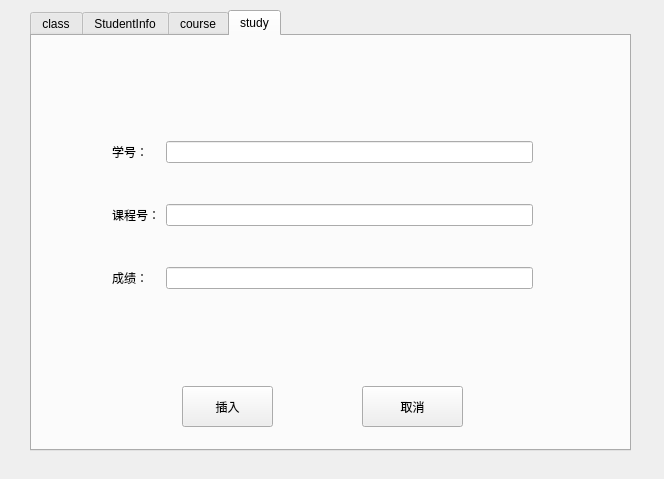
<?xml version="1.0" encoding="UTF-8"?>
<ui version="4.0">
 <class>insertDialog</class>
 <widget class="QDialog" name="insertDialog">
  <property name="geometry">
   <rect>
    <x>0</x>
    <y>0</y>
    <width>664</width>
    <height>479</height>
   </rect>
  </property>
  <property name="windowTitle">
   <string>插入</string>
  </property>
  <property name="windowIcon">
   <iconset resource="recourse.qrc">
    <normaloff>:/new/prefix1/insert.png</normaloff>:/new/prefix1/insert.png</iconset>
  </property>
  <widget class="QTabWidget" name="studypage">
   <property name="geometry">
    <rect>
     <x>30</x>
     <y>10</y>
     <width>601</width>
     <height>441</height>
    </rect>
   </property>
   <property name="toolTip">
    <string>&lt;html&gt;&lt;head/&gt;&lt;body&gt;&lt;p&gt;study&lt;/p&gt;&lt;/body&gt;&lt;/html&gt;</string>
   </property>
   <property name="styleSheet">
    <string notr="true">font: 12pt &quot;宋体&quot;;</string>
   </property>
   <property name="currentIndex">
    <number>3</number>
   </property>
   <widget class="QWidget" name="tab_2">
    <attribute name="title">
     <string>class</string>
    </attribute>
    <widget class="QPushButton" name="insert_class_Button">
     <property name="geometry">
      <rect>
       <x>150</x>
       <y>350</y>
       <width>91</width>
       <height>41</height>
      </rect>
     </property>
     <property name="styleSheet">
      <string notr="true">font: 12pt &quot;微软雅黑&quot;;</string>
     </property>
     <property name="text">
      <string>插入</string>
     </property>
    </widget>
    <widget class="QPushButton" name="cancel">
     <property name="geometry">
      <rect>
       <x>330</x>
       <y>350</y>
       <width>101</width>
       <height>41</height>
      </rect>
     </property>
     <property name="styleSheet">
      <string notr="true">font: 12pt &quot;微软雅黑&quot;;</string>
     </property>
     <property name="text">
      <string>取消</string>
     </property>
    </widget>
    <widget class="QWidget" name="layoutWidget">
     <property name="geometry">
      <rect>
       <x>100</x>
       <y>70</y>
       <width>381</width>
       <height>241</height>
      </rect>
     </property>
     <layout class="QGridLayout" name="gridLayout">
      <item row="0" column="0">
       <widget class="QLabel" name="label">
        <property name="styleSheet">
         <string notr="true">font: 12pt &quot;微软雅黑&quot;;</string>
        </property>
        <property name="text">
         <string>班号：</string>
        </property>
        <property name="buddy">
         <cstring>class_cno_Edit</cstring>
        </property>
       </widget>
      </item>
      <item row="1" column="2">
       <widget class="QLineEdit" name="class_cname_Edit"/>
      </item>
      <item row="0" column="2">
       <widget class="QLineEdit" name="class_cno_Edit"/>
      </item>
      <item row="1" column="0">
       <widget class="QLabel" name="label_2">
        <property name="styleSheet">
         <string notr="true">font: 12pt &quot;微软雅黑&quot;;</string>
        </property>
        <property name="text">
         <string>班级名：</string>
        </property>
        <property name="buddy">
         <cstring>class_cname_Edit</cstring>
        </property>
       </widget>
      </item>
      <item row="2" column="0">
       <widget class="QLabel" name="label_3">
        <property name="styleSheet">
         <string notr="true">font: 12pt &quot;微软雅黑&quot;;</string>
        </property>
        <property name="text">
         <string>专业：</string>
        </property>
        <property name="buddy">
         <cstring>class_major_Edit</cstring>
        </property>
       </widget>
      </item>
      <item row="2" column="2">
       <widget class="QLineEdit" name="class_major_Edit"/>
      </item>
     </layout>
    </widget>
   </widget>
   <widget class="QWidget" name="StudentInfo">
    <attribute name="title">
     <string>StudentInfo</string>
    </attribute>
    <widget class="QPushButton" name="insert_stuinfo_Button">
     <property name="geometry">
      <rect>
       <x>150</x>
       <y>350</y>
       <width>91</width>
       <height>41</height>
      </rect>
     </property>
     <property name="styleSheet">
      <string notr="true">font: 12pt &quot;微软雅黑&quot;;</string>
     </property>
     <property name="text">
      <string>插入</string>
     </property>
    </widget>
    <widget class="QPushButton" name="cancel_2">
     <property name="geometry">
      <rect>
       <x>330</x>
       <y>350</y>
       <width>101</width>
       <height>41</height>
      </rect>
     </property>
     <property name="styleSheet">
      <string notr="true">font: 12pt &quot;微软雅黑&quot;;</string>
     </property>
     <property name="text">
      <string>取消</string>
     </property>
    </widget>
    <widget class="QWidget" name="layoutWidget">
     <property name="geometry">
      <rect>
       <x>70</x>
       <y>20</y>
       <width>431</width>
       <height>291</height>
      </rect>
     </property>
     <layout class="QGridLayout" name="gridLayout_2">
      <item row="0" column="0">
       <widget class="QLabel" name="label_4">
        <property name="styleSheet">
         <string notr="true">font: 12pt &quot;微软雅黑&quot;;</string>
        </property>
        <property name="text">
         <string>学号：</string>
        </property>
        <property name="buddy">
         <cstring>stuinfo_sno_Edit</cstring>
        </property>
       </widget>
      </item>
      <item row="0" column="1">
       <widget class="QLineEdit" name="stuinfo_sno_Edit"/>
      </item>
      <item row="1" column="0">
       <widget class="QLabel" name="label_5">
        <property name="text">
         <string>姓名：</string>
        </property>
        <property name="buddy">
         <cstring>stuinfo_sname_Edit</cstring>
        </property>
       </widget>
      </item>
      <item row="1" column="1">
       <widget class="QLineEdit" name="stuinfo_sname_Edit"/>
      </item>
      <item row="2" column="0">
       <widget class="QLabel" name="label_7">
        <property name="text">
         <string>性别：</string>
        </property>
        <property name="buddy">
         <cstring>stuinfo_ssex_Edit</cstring>
        </property>
       </widget>
      </item>
      <item row="2" column="1">
       <widget class="QLineEdit" name="stuinfo_ssex_Edit"/>
      </item>
      <item row="3" column="0">
       <widget class="QLabel" name="label_8">
        <property name="text">
         <string>入学年份：</string>
        </property>
        <property name="buddy">
         <cstring>stuinfo_entry_Edit</cstring>
        </property>
       </widget>
      </item>
      <item row="4" column="0">
       <widget class="QLabel" name="label_9">
        <property name="text">
         <string>班号：</string>
        </property>
        <property name="buddy">
         <cstring>stuinfo_classnum_Edit</cstring>
        </property>
       </widget>
      </item>
      <item row="4" column="1">
       <widget class="QLineEdit" name="stuinfo_classnum_Edit"/>
      </item>
      <item row="3" column="1">
       <widget class="QLineEdit" name="stuinfo_entry_Edit"/>
      </item>
     </layout>
    </widget>
   </widget>
   <widget class="QWidget" name="tab">
    <attribute name="title">
     <string>course</string>
    </attribute>
    <widget class="QPushButton" name="insert_course_Button">
     <property name="geometry">
      <rect>
       <x>150</x>
       <y>350</y>
       <width>91</width>
       <height>41</height>
      </rect>
     </property>
     <property name="styleSheet">
      <string notr="true">font: 12pt &quot;微软雅黑&quot;;</string>
     </property>
     <property name="text">
      <string>插入</string>
     </property>
    </widget>
    <widget class="QPushButton" name="cancel_3">
     <property name="geometry">
      <rect>
       <x>330</x>
       <y>350</y>
       <width>101</width>
       <height>41</height>
      </rect>
     </property>
     <property name="styleSheet">
      <string notr="true">font: 12pt &quot;微软雅黑&quot;;</string>
     </property>
     <property name="text">
      <string>取消</string>
     </property>
    </widget>
    <widget class="QWidget" name="layoutWidget">
     <property name="geometry">
      <rect>
       <x>60</x>
       <y>80</y>
       <width>441</width>
       <height>211</height>
      </rect>
     </property>
     <layout class="QGridLayout" name="gridLayout_4">
      <item row="0" column="0">
       <widget class="QLabel" name="label_6">
        <property name="text">
         <string>课程号：</string>
        </property>
        <property name="buddy">
         <cstring>course_cno_Edit</cstring>
        </property>
       </widget>
      </item>
      <item row="0" column="1">
       <widget class="QLineEdit" name="course_cno_Edit"/>
      </item>
      <item row="1" column="0">
       <widget class="QLabel" name="label_10">
        <property name="text">
         <string>课程名：</string>
        </property>
        <property name="buddy">
         <cstring>course_cname_Edit</cstring>
        </property>
       </widget>
      </item>
      <item row="1" column="1">
       <widget class="QLineEdit" name="course_cname_Edit"/>
      </item>
      <item row="2" column="0">
       <widget class="QLabel" name="label_11">
        <property name="text">
         <string>学分：</string>
        </property>
        <property name="buddy">
         <cstring>course_credit_Edit</cstring>
        </property>
       </widget>
      </item>
      <item row="2" column="1">
       <widget class="QLineEdit" name="course_credit_Edit"/>
      </item>
     </layout>
    </widget>
   </widget>
   <widget class="QWidget" name="tab_3">
    <attribute name="title">
     <string>study</string>
    </attribute>
    <widget class="QPushButton" name="cancel_4">
     <property name="geometry">
      <rect>
       <x>330</x>
       <y>350</y>
       <width>101</width>
       <height>41</height>
      </rect>
     </property>
     <property name="styleSheet">
      <string notr="true">font: 12pt &quot;微软雅黑&quot;;</string>
     </property>
     <property name="text">
      <string>取消</string>
     </property>
    </widget>
    <widget class="QPushButton" name="insert_study_Button">
     <property name="geometry">
      <rect>
       <x>150</x>
       <y>350</y>
       <width>91</width>
       <height>41</height>
      </rect>
     </property>
     <property name="styleSheet">
      <string notr="true">font: 12pt &quot;微软雅黑&quot;;</string>
     </property>
     <property name="text">
      <string>插入</string>
     </property>
    </widget>
    <widget class="QWidget" name="layoutWidget">
     <property name="geometry">
      <rect>
       <x>80</x>
       <y>70</y>
       <width>421</width>
       <height>221</height>
      </rect>
     </property>
     <layout class="QGridLayout" name="gridLayout_3">
      <item row="0" column="0">
       <widget class="QLabel" name="label_12">
        <property name="text">
         <string>学号：</string>
        </property>
        <property name="buddy">
         <cstring>study_sno_Edit</cstring>
        </property>
       </widget>
      </item>
      <item row="0" column="1">
       <widget class="QLineEdit" name="study_sno_Edit"/>
      </item>
      <item row="1" column="0">
       <widget class="QLabel" name="label_13">
        <property name="text">
         <string>课程号：</string>
        </property>
        <property name="buddy">
         <cstring>study_cno_Edit</cstring>
        </property>
       </widget>
      </item>
      <item row="1" column="1">
       <widget class="QLineEdit" name="study_cno_Edit"/>
      </item>
      <item row="2" column="0">
       <widget class="QLabel" name="label_14">
        <property name="text">
         <string>成绩：</string>
        </property>
        <property name="buddy">
         <cstring>study_grade_Edit</cstring>
        </property>
       </widget>
      </item>
      <item row="2" column="1">
       <widget class="QLineEdit" name="study_grade_Edit"/>
      </item>
     </layout>
    </widget>
   </widget>
  </widget>
 </widget>
 <resources>
  <include location="recourse.qrc"/>
 </resources>
 <connections/>
</ui>
